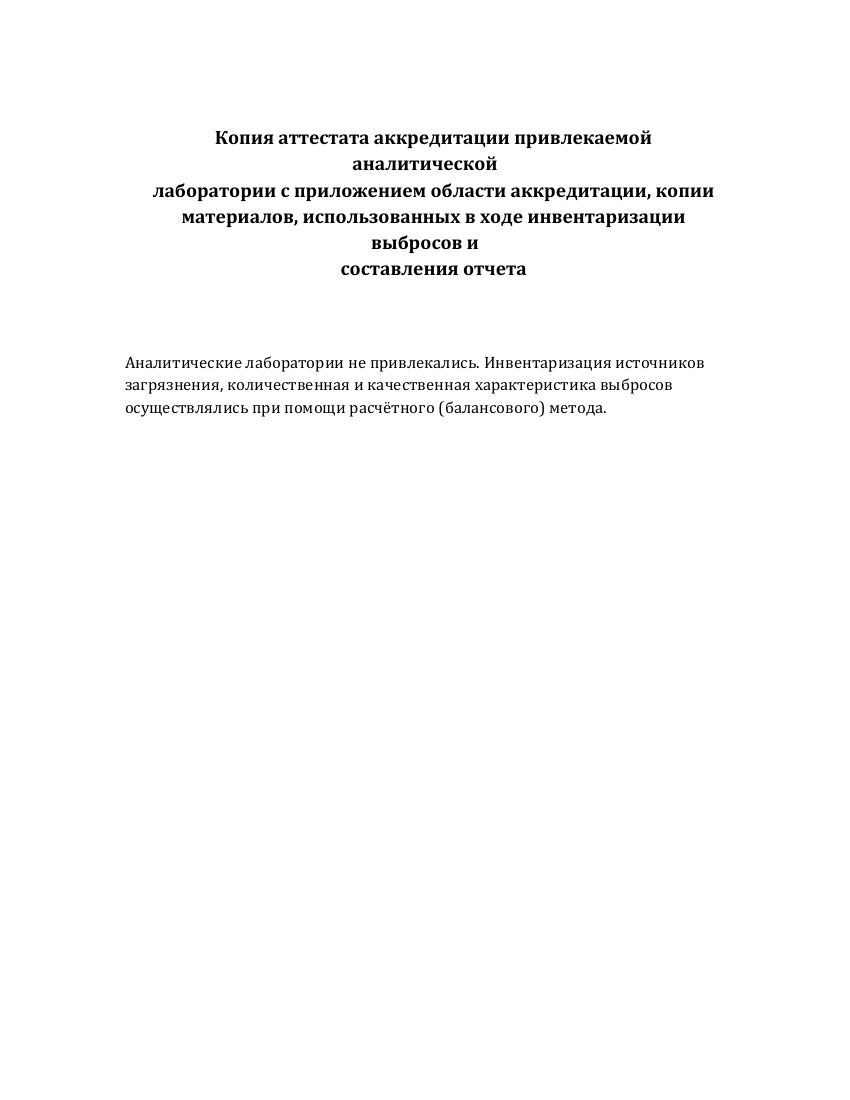

Here is the Python script that generated this plot:
from docx import Document
from docx.shared import Pt
from docx.enum.text import WD_PARAGRAPH_ALIGNMENT
from docx2pdf import convert

def generate_emissions_report(output_pdf):
    doc = Document()

    # Add a centered title
    title = doc.add_paragraph('''
    Копия аттестата аккредитации привлекаемой аналитической
    лаборатории с приложением области аккредитации, копии
    материалов, использованных в ходе инвентаризации выбросов и
    составления отчета''')
    title.alignment = WD_PARAGRAPH_ALIGNMENT.CENTER
    title.runs[0].bold = True
    title.runs[0].font.size = Pt(14)

    doc.add_paragraph("\n")  # Add spacing
    text = doc.add_paragraph(
        "Аналитические лаборатории не привлекались. Инвентаризация источников загрязнения, "
        "количественная и качественная характеристика выбросов осуществлялись при помощи "
        "расчётного (балансового) метода."
    )
    text.runs[0].font.size = Pt(12)

    # Save as DOCX first
    temp_docx = "emissions_report.docx"
    doc.save(temp_docx)

    # Convert to PDF
    convert(temp_docx, output_pdf)
    print(f"PDF generated successfully: {output_pdf}")

# Example usage
generate_emissions_report("prilozhenie/prilozhenie5/prilozhenie5.pdf")